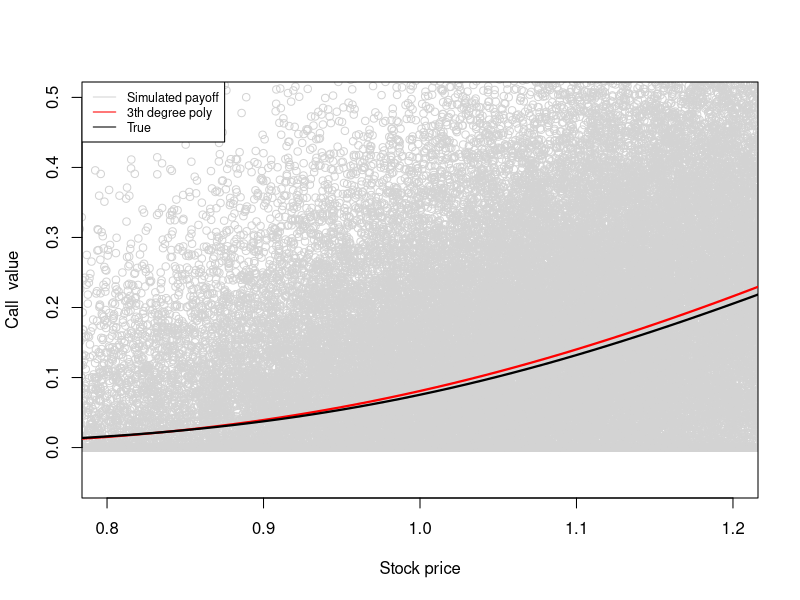
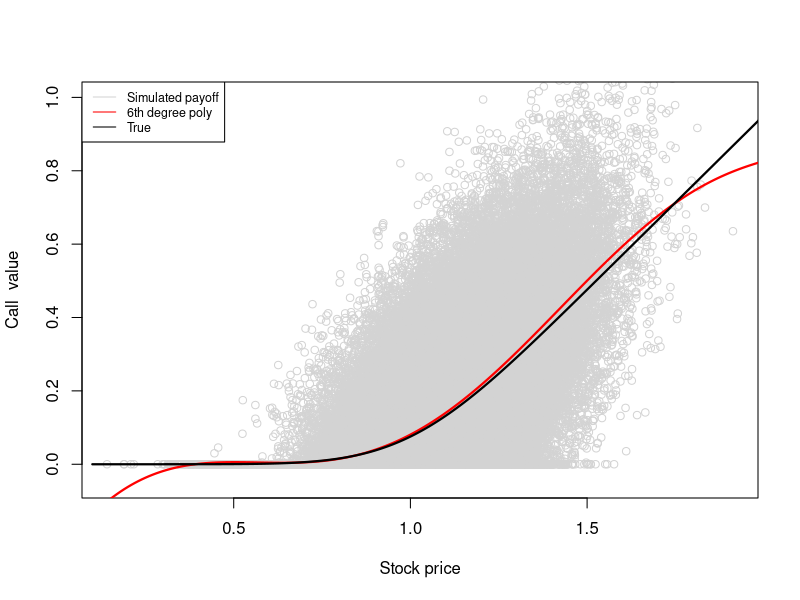
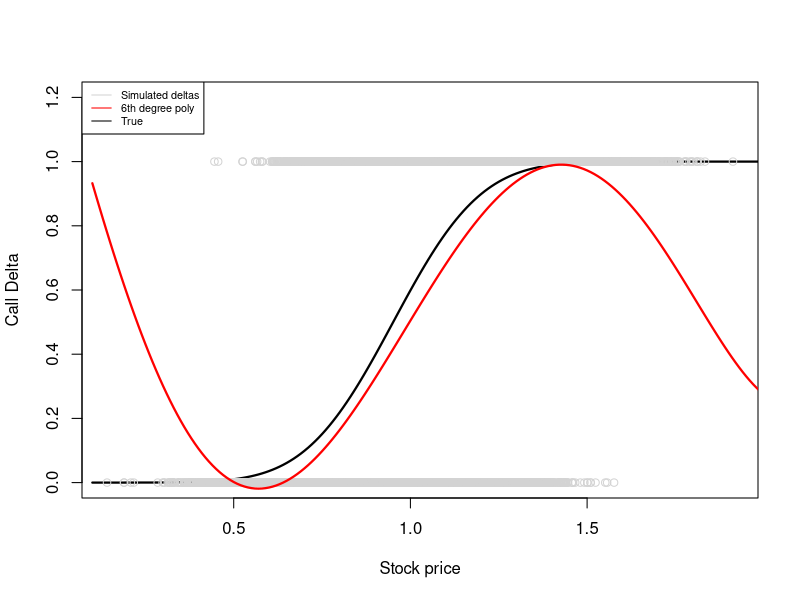
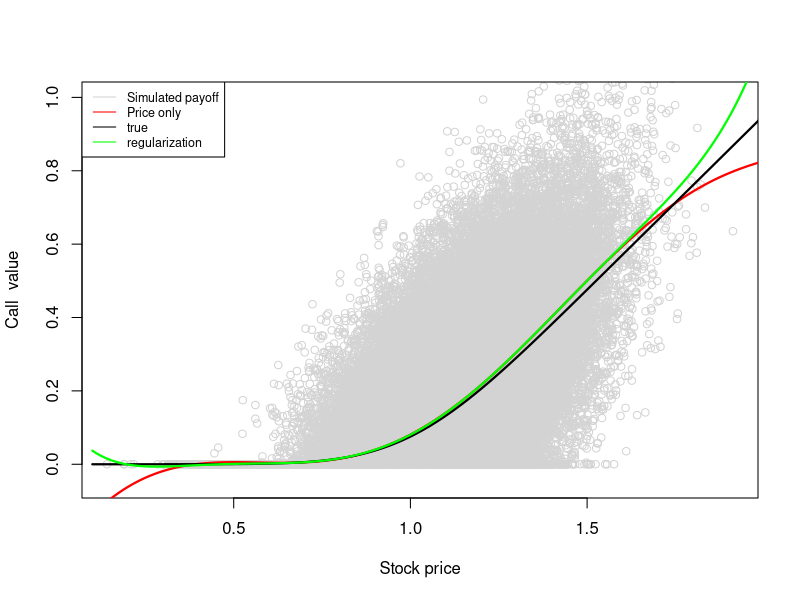
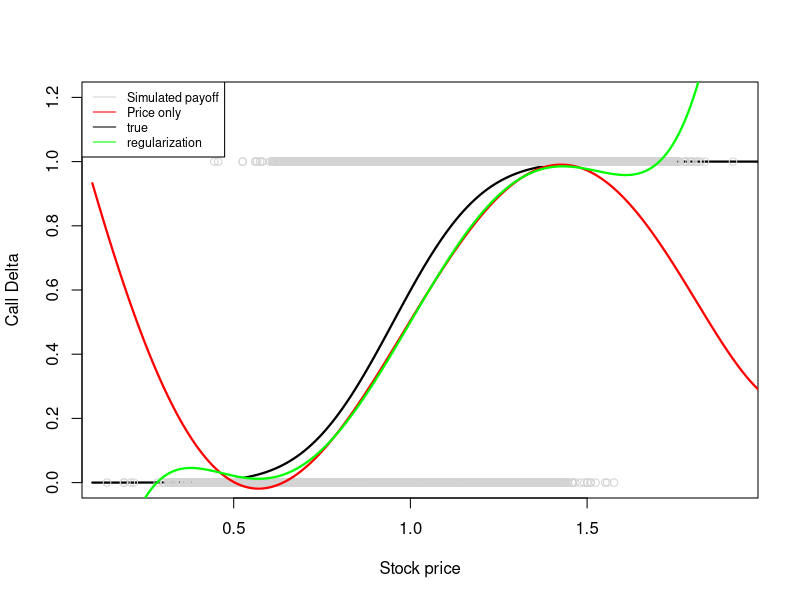

These charts were generated, in order, by the following R code:
nonZeroRateBachelierCall<-function(S,T,K,vol,r){
  d<-(S*exp(r*(T))-K)/(sqrt((vol^2/(2*r))*(exp(2*r*(T))-1)))
  CallDelta<-pnorm(d,0,1)
  CallPrice<-exp(-r*(T))*(S-K)*CallDelta+exp(-r*(T))*(sqrt((vol^2/(2*r))*(exp(2*r*(T))-1)))*dnorm(d,0,1)
  return(list(Price=CallPrice, Delta=CallDelta))
  }

set.seed(1)
S0<-1
r = 0.05
T<-1
K<-1
vol=0.2

TruePrice<-nonZeroRateBachelierCall(S0,T,K,vol,r)$Price

N<-100000
Powers<-0:6
M<-length(Powers)
CoefMatrix<-matrix(0,nrow=length(Powers),1)
Sim1<-rnorm(N,0,1)
Sim2<-rnorm(N,0,1)

S1<-S0+S0*r+vol*sqrt(T)*Sim1
S2<-S1+vol*sqrt(T)*Sim2
CallPayoff<-pmax(S2-K,0)
CallDelta<-S2>K
X1<-S1^0; 
X2<-rep(0, length(S1))

dummy<-sd(CallPayoff)/sd(CallDelta)
w<-1

for (k in 2:length(Powers)) {
  X1<-cbind(X1,S1^Powers[k])
  X2<-cbind(X2,Powers[k]*S1^(Powers[k]-1))
}
errorwd <- function(beta) {
  b = beta
  return(w*(t(X1%*%b-CallPayoff))%*%(X1%*%b-CallPayoff)+(1-w)*(t(X2%*%b-CallDelta))%*%(X2%*%b-CallDelta))
}
errordiffwd <- function(beta) {
  b = beta
  return(2*w*((t(X1)%*%X1)%*%b)-2*w*(t(X1)%*%CallPayoff)+2*(1-w)*((t(X2)%*%X2)%*%b)-2*w*(t(X2)%*%CallDelta))
}

func1 <- function(beta){
  out <- errorwd(beta)
  attr(out, 'gradient') <- errordiffwd(beta)
  return(out)
}

res1 = optim(c(0,0,0,0,0,0,0), func1, method = "BFGS")

Srange<-EstPricesimple<-EstDeltasimple<-SimEstDelta<-10:200/100

for (i in 1:length(Srange)){
  EstPricesimple[i]<-t(res1$par)%*%Srange[i]^Powers
  EstDeltasimple[i]<-t(res1$par[2:length(Powers)])%*% ( Powers[2:length(Powers)]*(Srange[i]^(Powers[2:length(Powers)]-1)))
}

tst<-nonZeroRateBachelierCall(Srange,T,K,vol,r)

##First plot
xrange<-c(0.8,1.2)
par(mfrow=c(1,1))
#jpeg("Fig1.jpg", units="in", width=5, height=5, res=300)
plot(S1,CallPayoff,col="light grey", ylim=c(-0.05,0.5),xlim=xrange,xlab="Stock price", ylab="Call  value")
points(Srange,EstPricesimple,type='l',col="red", lwd = 2.2)
points(Srange,tst$Price,type='l', lwd = 2.2)
legend("topleft" , legend=c("Simulated payoff", "3th degree poly", "True"),
       col=c("light grey", "red","black" ),lty=1,  cex = 0.75)
dev.off()

xrange<-c(min(S1),max(S1))
par(mfrow=c(1,1))
#jpeg("Fig1.jpg", units="in", width=5, height=5, res=300)
plot(S1,CallPayoff,col="light grey", ylim=c(-0.05,1.0),xlim=xrange,xlab="Stock price", ylab="Call  value")
points(Srange,EstPricesimple,type='l',col="red", lwd = 2.2)
points(Srange,tst$Price,type='l', lwd = 2.2)
legend("topleft" , legend=c("Simulated payoff", "6th degree poly", "True"),
       col=c("light grey", "red","black" ),lty=1,  cex = 0.75)
plot(Srange,tst$Delta,type='l',col="black",lwd = 2.2, xlim=xrange,ylim=c(0,1.2), xlab="Stock price", ylab="Call Delta")
points(S1,CallDelta,col="light grey")
points(Srange,EstDeltasimple,type='l',col="red", lwd = 2.2)
legend("topleft" , legend=c("Simulated deltas", "6th degree poly", "True"),
       col=c("light grey", "red","black" ),lty=1,  cex = 0.65)
##Plotting with different weights in 6th degree poly
set.seed(1)
S0<-1
r = 0.05
T<-1
K<-1
vol=0.2

TruePrice<-nonZeroRateBachelierCall(S0,T,K,vol,r)$Price

N<-100000
Powers<-0:6
M<-length(Powers)
CoefMatrix<-matrix(0,nrow=length(Powers),1)
Sim1<-rnorm(N,0,1)
Sim2<-rnorm(N,0,1)

S1<-S0+S0*r+vol*sqrt(T)*Sim1
S2<-S1+vol*sqrt(T)*Sim2
CallPayoff<-pmax(S2-K,0)
CallDelta<-S2>K
X1<-S1^0; 
X2<-rep(0, length(S1))

dummy<-sd(CallPayoff)/sd(CallDelta)
w<-1/(1+dummy)

for (k in 2:length(Powers)) {
  X1<-cbind(X1,S1^Powers[k])
  X2<-cbind(X2,Powers[k]*S1^(Powers[k]-1))
}
errorwd <- function(beta) {
  b = beta
  return(w*(t(X1%*%b-CallPayoff))%*%(X1%*%b-CallPayoff)+(1-w)*(t(X2%*%b-CallDelta))%*%(X2%*%b-CallDelta))
}
errordiffwd <- function(beta) {
  b = beta
  return(2*w*((t(X1)%*%X1)%*%b)-2*w*(t(X1)%*%CallPayoff)+2*(1-w)*((t(X2)%*%X2)%*%b)-2*w*(t(X2)%*%CallDelta))
}

func1 <- function(beta){
  out <- errorwd(beta)
  attr(out, 'gradient') <- errordiffwd(beta)
  return(out)
}

res1 = optim(c(0,0,0,0,0,0,0), func1, method = "BFGS")

Srange<-EstPricesimple50<-EstDeltasimple50<-10:200/100

for (i in 1:length(Srange)){
  EstPricesimple50[i]<-t(res1$par)%*%Srange[i]^Powers
  EstDeltasimple50[i]<-t(res1$par[2:length(Powers)])%*% ( Powers[2:length(Powers)]*(Srange[i]^(Powers[2:length(Powers)]-1)))
}
#plot
xrange<-c(min(S1),max(S1))
par(mfrow=c(1,1))
#jpeg("Fig1.jpg", units="in", width=5, height=5, res=300)
plot(S1,CallPayoff,col="light grey", ylim=c(-0.05,1.0),xlim=xrange,xlab="Stock price", ylab="Call  value")
points(Srange,EstPricesimple,type='l',col="red", lwd = 2.2)
points(Srange,tst$Price,type='l', lwd = 2.2)
points(Srange,EstPricesimple50,type='l',col="green", lwd = 2.2)
legend("topleft" , legend=c("Simulated payoff", "Price only","true", "regularization"),
       col=c("light grey", "red","black","green"),lty=1,  cex = 0.75)


plot(Srange,tst$Delta,type='l',col="black",lwd = 2.2, xlim=xrange,ylim=c(0,1.2), xlab="Stock price", ylab="Call Delta")
points(S1,CallDelta,col="light grey")
points(Srange,EstDeltasimple,type='l',col="red", lwd = 2.2)
points(Srange,EstDeltasimple50,type='l',col="green", lwd = 2.2)
legend("topleft" , legend=c("Simulated payoff", "Price only","true", "regularization"),
       col=c("light grey", "red","black","green"),lty=1,  cex = 0.75)
